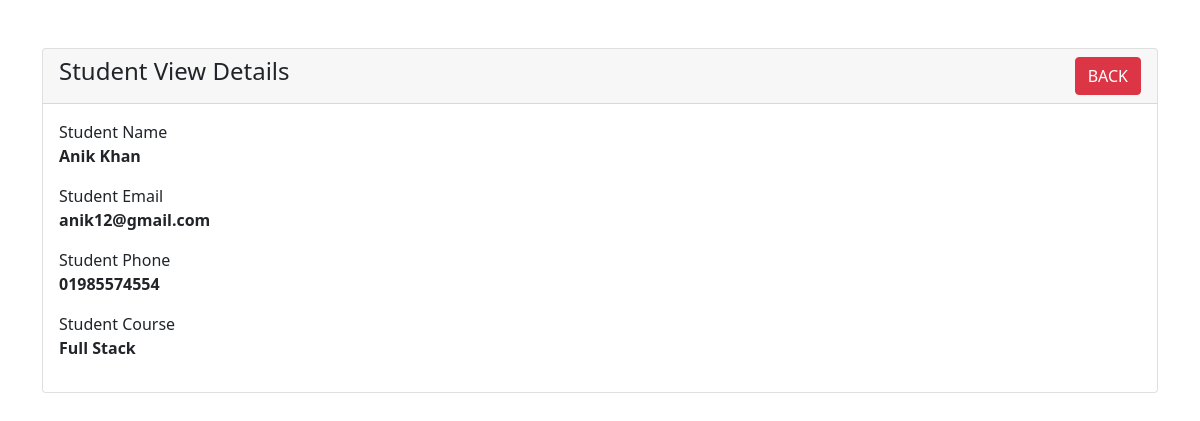
Screenshot of /student-view.php?id=3 with the database file from the repository.
### tables this page shows
CREATE TABLE `students` (
  `id` int(11) NOT NULL,
  `name` varchar(191) NOT NULL,
  `email` varchar(191) NOT NULL,
  `phone` varchar(191) NOT NULL,
  `course` varchar(191) NOT NULL
);

### student-view.php (the view, shortened to what this page needs)
<?php include('includes/header.php'); ?>
    <div class="container mt-5">
        <div class="row">
            <div class="col-md-12">
                <div class="card">
                    <div class="card-header">
                        <h4>Student View Details
                            <a href="index.php" class="btn btn-danger float-end">BACK</a>
                        </h4>
                    </div>
                    <div class="card-body">
                        <?php
                        if (isset($_GET['id'])) {
                            $student_id = mysqli_real_escape_string($con, $_GET['id']);
                            $query = "SELECT * FROM students WHERE id='$student_id' ";
                            $query_run = mysqli_query($con, $query);
                            if (mysqli_num_rows($query_run) > 0) {
                                $student = mysqli_fetch_array($query_run);
                                ?>
                                    <div class="mb-3">
                                        <label>Student Name</label>
                                        <p><strong><?=$student['name']; ?></strong></p>
                                    </div>
                                    <div class="mb-3">
                                        <label>Student Email</label>
                                        <p><strong><?=$student['email']; ?></strong></p>
                                    </div>
                                    <div class="mb-3">
                                        <label>Student Phone</label>
                                        <p><strong><?=$student['phone']; ?></strong></p>
                                    </div>
                                    <div class="mb-3">
                                        <label>Student Course</label>
                                        <p><strong><?=$student['course']; ?></strong></p>
                                    </div>
                                <?php
                            } else {
                                echo "<h4>No Data Found</h4>";
                            }
                        }
                        ?>
                    </div>
                </div>
            </div>
        </div>
    </div>
<?php include('includes/footer.php'); ?>

### rows the page displays
students: name "Anik Khan", email "anik12@gmail.com", phone "01985574554", course "Full Stack"
